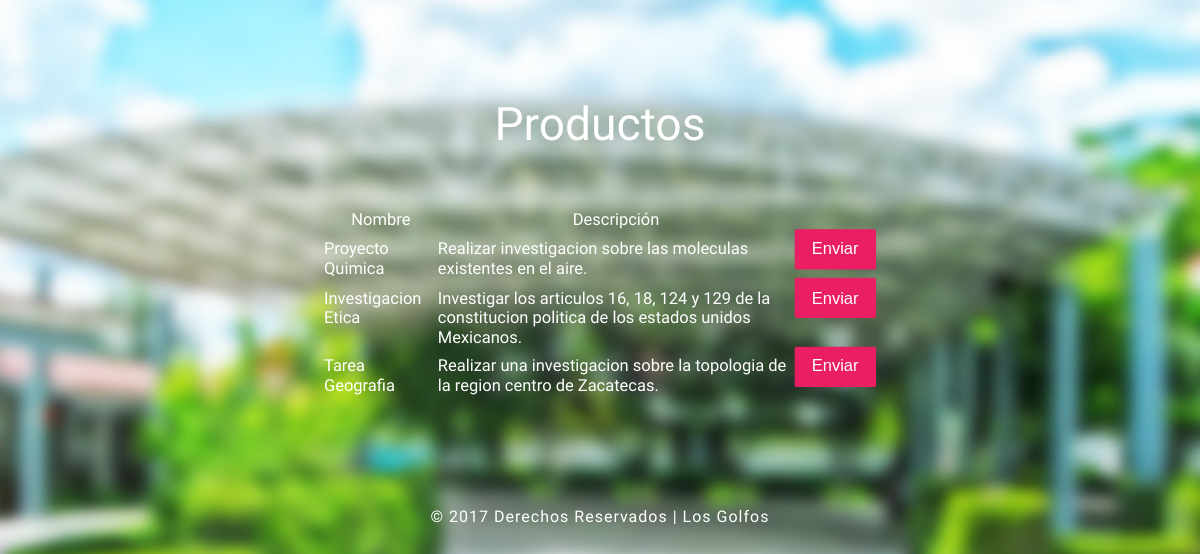
Screenshot of /mudle/productos.php with the database file from the repository.
### tables this page shows
CREATE TABLE `producto` (
  `id_producto` int(11) NOT NULL,
  `fecha_entrega` date NOT NULL,
  `nombre` varchar(30) NOT NULL,
  `descripcion` text NOT NULL
);

### mudle/productos.php (the view, shortened to what this page needs)
<!DOCTYPE html>
<html>
<head>
<link href="css/style.css" rel="stylesheet" type="text/css" media="all" />
</head>
<body>
	<div class="main-agileinfo slider ">
		<div class="items-group">
			<div class="item agileits-w3layouts">
				<div class="block text main-agileits">
					<div class="login-form loginw3-agile">
						<div class="agile-row">
							<h1>Productos</h1>
							<div class="login-agileits-top">
<?php
$host_db = "localhost";
$user_db = "root";
$pass_db = "";
$db_name = "mudle";
$tbl_name = "producto";
$conexion = new mysqli($host_db, $user_db, $pass_db, $db_name);
$sql = "SELECT * FROM $tbl_name";
$result = $conexion->query($sql);
 echo "<table><tr><th>Nombre</th><th>Descripción</th><th></th></tr>\n";
 while($row = $result->fetch_array(MYSQLI_ASSOC)){
 	echo "<form action='subir.php' method='post'>";
 echo "<tr><td>".$row['nombre']."</td><td>".$row['descripcion']."</td><td><input type='submit' name='Submit' value='Enviar'></td></tr>\n";
  echo "</form>";
 }
 echo "</table>";
 ?>
							</div>
						</div>
					</div>
				</div>
				<div class="footeragileits">
					<p> &copy; 2017 Derechos Reservados | Los Golfos</a></p>
				</div>
			</div>
		</div>
	</div>
</body>
</html>

### mudle/css/style.css (style rules this page uses)
html,body,div,span,applet,object,iframe,h1,h2,h3,h4,h5,h6,p,blockquote,pre,a,abbr,acronym,address,big,cite,code,del,dfn,em,img,ins,kbd,q,s,samp,small,strike,strong,sub,sup,tt,var,b,u,i,dl,dt,dd,ol,nav ul,nav li,fieldset,form,label,legend,table,caption,tbody,tfoot,thead,tr,th,td,article,aside,canvas,details,embed,figure,figcaption,footer,header,hgroup,menu,nav,output,ruby,section,summary,time,mark,audio,video { margin:0;padding:0;border:0;font-size:100%;font:inherit;vertical-align:baseline; }
table { border-collapse:collapse;border-spacing:0; }
body { font-family: 'Arsenal', sans-serif; background:#fff; background: url(../images/bg.jpg)repeat 0px 0px; background-size: cover; -webkit-background-size: cover; -moz-background-size: cover; -o-background-size: cover; background-attachment: fixed; }
h1 { font-size: 3em; text-align: center; color: #fff; font-weight: 100; }
.login-form h1 { font-size: 3em; color: #fff; text-align: center; margin-bottom: 1.5em; line-height: 0.7em; }
.login-form input[type="submit"] { font-size: 1em; color: #fff; background: #E91E63; border: 1px solid #E91E63; outline: none; cursor: pointer; padding: .6em 1em; -webkit-appearance: none; width: 100%; -webkit-border-radius: 2px; -moz-border-radius: 2px; -ms-border-radius: 2px; -o-border-radius: 2px; border-radius: 2px; }
.footeragileits p { line-height: 1.8em; margin: 3em 0; text-align: center; font-size:1em; color: #fff; letter-spacing: 1px; }
.slider .items-group { width: 100%; height: 100%; position: relative; }
.item { -webkit-transition: 0.5s; -moz-transition: 0.5s; -o-transition: 0.5s; -ms-transition: 0.5s; transition: 0.5s; visibility: hidden; position: relative; opacity: 1; visibility: visible; }
.item .block { width: 30%; padding: 3.5em 3em; margin: 4em auto; color: #fff; -webkit-transition: box-shadow 0.5s; transition: box-shadow 0.5s; overflow: hidden; border-radius: 10px; -webkit-transform: scale(1.03); -moz-transform: scale(1.03); -o-transform: scale(1.03); -ms-transform: scale(1.03); transform: scale(1.03); box-sizing: border-box; background-size: cover; background-position: center; background-attachment: fixed; box-shadow: none; }
@media (max-width:1440px) { .item .block { width: 50%; } }
@media (max-width:1366px) { .login-form h1 { font-size: 2.8em; } }
@media (max-width:1280px) { .item .block { padding: 3em 2em; } }

### rows the page displays
producto: nombre "Proyecto Quimica", descripcion "Realizar investigacion sobre las moleculas existentes en el aire."
producto: nombre "Investigacion Etica", descripcion "Investigar los articulos 16, 18, 124 y 129 de la constitucion politica de los estados unidos Mexicanos."
producto: nombre "Tarea Geografia", descripcion "Realizar una investigacion sobre la topologia de la region centro de Zacatecas."
